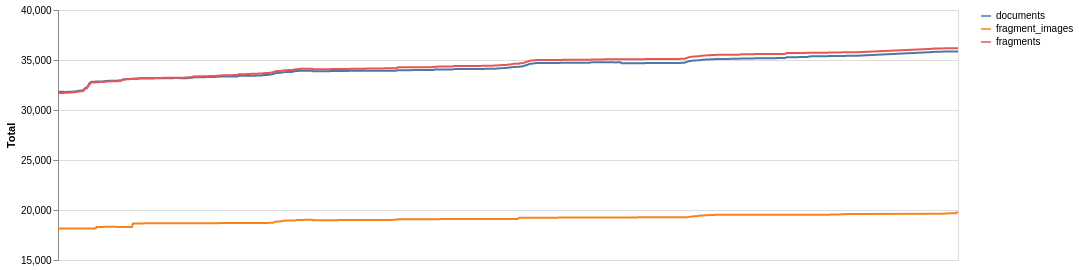

Notebook code for this chart:
### Code cell
doc_frag_totals = dataset_stats[dataset_stats.type.isin(['documents', 'fragments', 'fragment_images'])]

totals_by_time = alt.Chart(doc_frag_totals).mark_line().encode(
    y=alt.Y('count', title="Total").scale(domain=[15000, 40000]),
    x=alt.X('date:T', title="", axis=None),   # hide so we don't duplicate when combined #alt.Axis(format="%Y", tickCount="year")),
    color=alt.Color("type", title="").scale(scheme="tableau10"),
).properties(
    width=900,
    height=250
# can't configure legend here because we want to combine
)
totals_by_time

### Figure 1 — Vega-Lite specification as saved in the notebook (floating-point values rounded to 4 significant figures; data arrays with more than 128 entries replaced by an {"elided": "..."} marker saying what was removed)
{"config": {"view": {"continuousWidth": 300, "continuousHeight": 300}}, "data": {"name": "data-65dad35a0423d5312874320a0e5c2f57"}, "mark": {"type": "line"}, "encoding": {"color": {"field": "type", "scale": {"scheme": "tableau10"}, "title": "", "type": "nominal"}, "x": {"axis": null, "field": "date", "title": "", "type": "temporal"}, "y": {"field": "count", "scale": {"domain": [15000, 40000]}, "title": "Total", "type": "quantitative"}}, "height": 250, "width": 900, "$schema": "https://vega.github.io/schema/vega-lite/v6.1.0.json", "datasets": {"data-65dad35a0423d5312874320a0e5c2f57": {"elided": "2482 records"}}}
